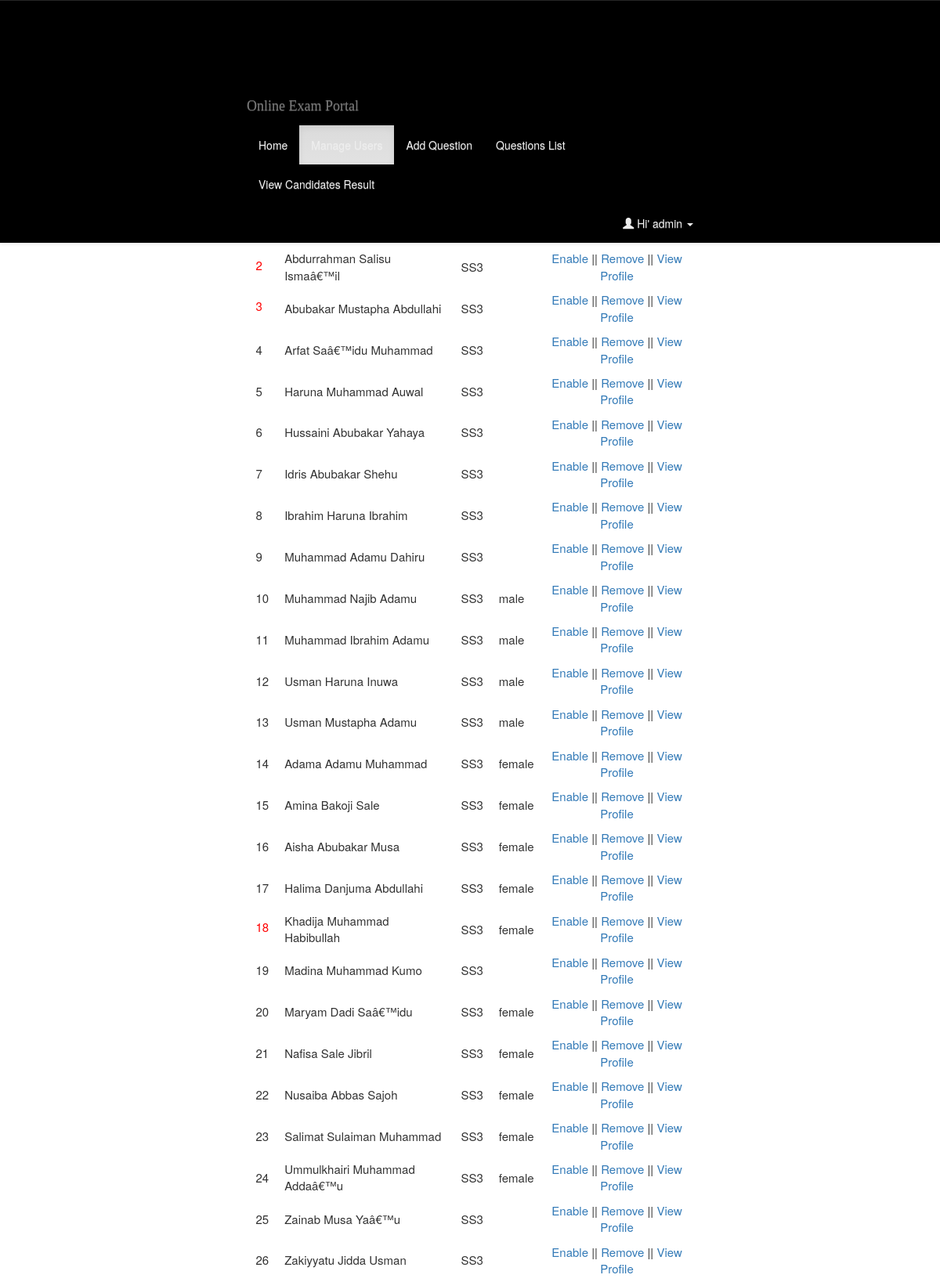
Screenshot of /admin/manage_users.php (signed in, upper part) with the database file from the repository.
### tables this page shows
CREATE TABLE `employee` (
  `id` int(11) NOT NULL,
  `student_id` varchar(15) NOT NULL,
  `password` varchar(80) NOT NULL,
  `fname` varchar(80) NOT NULL,
  `gender` enum('male','female') NOT NULL,
  `level` varchar(10) NOT NULL,
  `class` varchar(5) NOT NULL,
  `score` varchar(10) NOT NULL,
  `status` varchar(3) NOT NULL
);

### admin/manage_users.php (the view, shortened to what this page needs)
<?php
include_once '../dbconfig.php';
$stmt = $db_con->prepare("SELECT * FROM tbl_admin WHERE aid=:uid");
$stmt->execute(array(":uid"=>$_SESSION['admin_session']));
$row=$stmt->fetch(PDO::FETCH_ASSOC);
?>
<!DOCTYPE html PUBLIC "-//W3C//DTD XHTML 1.0 Transitional//EN" "http://www.w3.org/TR/xhtml1/DTD/xhtml1-transitional.dtd">
<html xmlns="http://www.w3.org/1999/xhtml">
<head>
<link href="../bootstrap/css/bootstrap.min.css" rel="stylesheet" media="screen">
<link href="../bootstrap/css/bootstrap-theme.min.css" rel="stylesheet" media="screen">
<link href="../style.css" rel="stylesheet" media="screen">
</head>
<body>
<header id="header">
  <nav class="navbar navbar-default navbar-fixed-top">
      <div class="container">
        <div class="navbar-header">
          <a class="navbar-brand" href="index.php">Online Exam Portal</a>
        </div>
        <div id="navbar" class="navbar-collapse collapse">
          <ul class="nav navbar-nav">
            <li ><a href="index.php">Home</a></li>
            <li class="active" ><a href="manage_users.php">Manage Users</a></li>
            <li><a href="select_level.php">Add Question</a></li>
            <li><a href="quest_list.php"> Questions List</a></li>
            <li ><a href="view_result.php"> View Candidates Result</a></li>
          </ul>
          <ul class="nav navbar-nav navbar-right">
            <li class="dropdown">
              <a href="#" class="dropdown-toggle" data-toggle="dropdown" role="button" aria-haspopup="true" aria-expanded="false">
        <span class="glyphicon glyphicon-user"></span>&nbsp;Hi' <?php echo $row['username']; ?>&nbsp;<span class="caret"></span></a>
            </li>
          </ul>
        </div>
      </div>
    </nav>
</header>
	<div class="item active">
			 <div class="container" style="min-height: 550px;" >
			 <h1> Admin Panel - Manage Users</h1>
			<div class="manageuser">
			<table class="tblone" >
				<tr>
							<th>
							</th>
							<th>
							</th>
							<th>
							</th>
							<th>
							</th>
							<th>
							</th>
				</tr>
				<?php
			$sql= "SELECT * FROM employee";
			$i=0;
			foreach ($db_con->query($sql) as $rows) {
				++$i
?>
					<tr >
						<td>
						<?php
						if($rows['status']=='1'){
							echo '<span class="error"> '.$i.' </span>';
						}else{
							echo $i;
						}
						?>
						</td>
						<td>
						<?php echo $rows['fname'];?>
						</td>
						<td>
						<?php echo $rows['class'] ;?>
						</td>
						<td>
						<?php echo $rows['gender'];?>
						</td>
						<td align="center">
						<?php
if($rows['status']=='0'){ ?>
	<a onclick="return confirm('Are You sure to Disable')" href="?dis=<?php echo $rows['id'] ?>" > Disable</a>
<?php
} else{
?>
	<a  onclick="return confirm('Are You sure to Enable')" href="?ena=<?php echo $rows['id'] ?>" > Enable</a>
<?php
}
?>
        ||  <a href="delusers.php?id=<?php echo $rows['id'] ?>" onclick="return confirm('Are You sure to Delete User?')"> Remove</a>
		 ||  <a href="profile.php?id=<?php echo $rows['id'] ?>" > View Profile</a>
						</td>
				</tr>
			<?php
			}
?>
			</table>
			</div>
				  </div>
              </div>
</body>
</html>

### css/style.css (style rules this page uses)
body { background:#f1f9f9; }
.container { //border:solid red 1px; margin-top:110px; width: 50%; }
.navbar-brand { font-family:"Lucida Handwriting"; }
body { background: url(images/bglight.png); }
#header { height: 50px; padding: 10px; background-color: #755; border-bottom: 2px inset #aaaaaa; border-bottom-style: groove; color: #eee; }
#header nav { background: #755; }
#navbar a { color: #eee; }

### admin/manage_users.php (style rules this page uses)
#header { height: 50px; padding: 10px; background-color: #755; border-bottom: 2px inset #aaaaaa; border-bottom-style: groove; color: #eee; }
#header nav { background: black; }
#navbar a { color: #eee; }
h1 { display: block; font-size: 2em; -webkit-margin-before: 0.67em; -webkit-margin-after: 0.67em; -webkit-margin-start: 0px; -webkit-margin-end: 0px; font-weight: bold; }
.error { color:red; display:block; padding-bottom:5px; }
.tblone { width:100%; border:1px solid #fff; margin:20px 0; }
.tblone td { font-size: 15px; padding: 5px 10px; }
table.tblone th { background-color: #d0d0d0; border: 2px solid #ffffff; text-align: center }
table.tblone tr:nth-child(2n+1) { background:#fff;height:30px; }

### rows the page displays
employee: fname "Abdurrahman Salisu Ismaâ€™il", class "SS3"
employee: fname "Abubakar Mustapha Abdullahi", class "SS3"
employee: fname "Arfat Saâ€™idu Muhammad", class "SS3"
employee: fname "Haruna Muhammad Auwal", class "SS3"
employee: fname "Hussaini Abubakar Yahaya", class "SS3"
employee: fname "Idris Abubakar Shehu", class "SS3"
employee: fname "Ibrahim Haruna Ibrahim", class "SS3"
employee: fname "Muhammad Adamu Dahiru", class "SS3"
employee: fname "Muhammad Najib Adamu", class "SS3", gender "male"
employee: fname "Muhammad Ibrahim Adamu", class "SS3", gender "male"
employee: fname "Usman Haruna Inuwa", class "SS3", gender "male"
employee: fname "Usman Mustapha Adamu", class "SS3", gender "male"
employee: fname "Adama Adamu Muhammad", class "SS3", gender "female"
employee: fname "Amina Bakoji Sale", class "SS3", gender "female"
employee: fname "Aisha Abubakar Musa", class "SS3", gender "female"
employee: fname "Halima Danjuma Abdullahi", class "SS3", gender "female"
employee: fname "Khadija Muhammad Habibullah", class "SS3", gender "female"
employee: fname "Madina Muhammad Kumo", class "SS3"
employee: fname "Maryam Dadi Saâ€™idu", class "SS3", gender "female"
employee: fname "Nafisa Sale Jibril", class "SS3", gender "female"
employee: fname "Nusaiba Abbas Sajoh", class "SS3", gender "female"
employee: fname "Salimat Sulaiman Muhammad", class "SS3", gender "female"
employee: fname "Ummulkhairi Muhammad Addaâ€™u", class "SS3", gender "female"
employee: fname "Zainab Musa Yaâ€™u", class "SS3"
employee: fname "Zakiyyatu Jidda Usman", class "SS3"

### other values shown
$row['username'] "admin"
